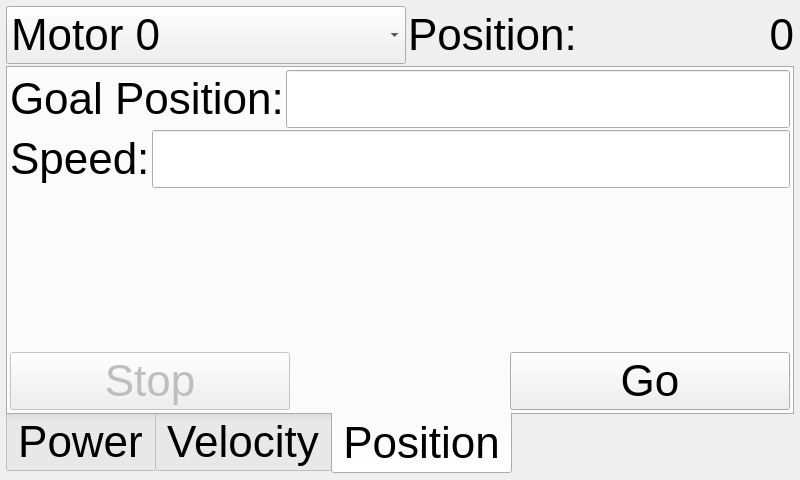
<?xml version="1.0" encoding="UTF-8"?>
<ui version="4.0">
 <class>CombinedMotorWidget</class>
 <widget class="QWidget" name="CombinedMotorWidget">
  <property name="geometry">
   <rect>
    <x>0</x>
    <y>0</y>
    <width>800</width>
    <height>480</height>
   </rect>
  </property>
  <property name="maximumSize">
   <size>
    <width>800</width>
    <height>16777215</height>
   </size>
  </property>
  <property name="windowTitle">
   <string>Motors</string>
  </property>
  <layout class="QVBoxLayout" name="verticalLayout">
   <property name="spacing">
    <number>2</number>
   </property>
   <property name="margin">
    <number>6</number>
   </property>
   <item>
    <layout class="QHBoxLayout" name="horizontalLayout" stretch="1,0,0">
     <item>
      <widget class="QComboBox" name="motors">
       <property name="maximumSize">
        <size>
         <width>400</width>
         <height>16777215</height>
        </size>
       </property>
       <property name="font">
        <font>
         <pointsize>33</pointsize>
        </font>
       </property>
       <item>
        <property name="text">
         <string>Motor 0</string>
        </property>
        <property name="icon">
         <iconset resource="../rc/icons.qrc">
          <normaloff>:/icons/bullet_blue.png</normaloff>:/icons/bullet_blue.png</iconset>
        </property>
       </item>
       <item>
        <property name="text">
         <string>Motor 1</string>
        </property>
        <property name="icon">
         <iconset resource="../rc/icons.qrc">
          <normaloff>:/icons/bullet_yellow.png</normaloff>:/icons/bullet_yellow.png</iconset>
        </property>
       </item>
       <item>
        <property name="text">
         <string>Motor 2</string>
        </property>
        <property name="icon">
         <iconset resource="../rc/icons.qrc">
          <normaloff>:/icons/bullet_red.png</normaloff>:/icons/bullet_red.png</iconset>
        </property>
       </item>
       <item>
        <property name="text">
         <string>Motor 3</string>
        </property>
        <property name="icon">
         <iconset resource="../rc/icons.qrc">
          <normaloff>:/icons/bullet_green.png</normaloff>:/icons/bullet_green.png</iconset>
        </property>
       </item>
      </widget>
     </item>
     <item>
      <widget class="QLabel" name="label">
       <property name="font">
        <font>
         <pointsize>33</pointsize>
        </font>
       </property>
       <property name="text">
        <string>Position:</string>
       </property>
      </widget>
     </item>
     <item>
      <widget class="QLabel" name="position">
       <property name="sizePolicy">
        <sizepolicy hsizetype="Fixed" vsizetype="Preferred">
         <horstretch>55</horstretch>
         <verstretch>0</verstretch>
        </sizepolicy>
       </property>
       <property name="minimumSize">
        <size>
         <width>80</width>
         <height>0</height>
        </size>
       </property>
       <property name="font">
        <font>
         <pointsize>33</pointsize>
        </font>
       </property>
       <property name="text">
        <string>0</string>
       </property>
       <property name="scaledContents">
        <bool>false</bool>
       </property>
       <property name="alignment">
        <set>Qt::AlignRight|Qt::AlignTrailing|Qt::AlignVCenter</set>
       </property>
      </widget>
     </item>
    </layout>
   </item>
   <item>
    <widget class="QTabWidget" name="tabs">
     <property name="font">
      <font>
       <pointsize>33</pointsize>
      </font>
     </property>
     <property name="autoFillBackground">
      <bool>false</bool>
     </property>
     <property name="tabPosition">
      <enum>QTabWidget::South</enum>
     </property>
     <property name="tabShape">
      <enum>QTabWidget::Rounded</enum>
     </property>
     <property name="currentIndex">
      <number>2</number>
     </property>
     <property name="elideMode">
      <enum>Qt::ElideNone</enum>
     </property>
     <property name="usesScrollButtons">
      <bool>false</bool>
     </property>
     <property name="tabsClosable">
      <bool>false</bool>
     </property>
     <widget class="QWidget" name="powerTab">
      <attribute name="icon">
       <iconset resource="../rc/icons.qrc">
        <normaloff>:/icons/lightning.png</normaloff>:/icons/lightning.png</iconset>
      </attribute>
      <attribute name="title">
       <string>Power</string>
      </attribute>
      <layout class="QHBoxLayout" name="horizontalLayout_2" stretch="1,0">
       <property name="spacing">
        <number>2</number>
       </property>
       <property name="margin">
        <number>2</number>
       </property>
       <item>
        <widget class="TouchDial" name="pwm" native="true"/>
       </item>
       <item>
        <layout class="QVBoxLayout" name="verticalLayout_2">
         <item>
          <widget class="QPushButton" name="pwmStop">
           <property name="enabled">
            <bool>false</bool>
           </property>
           <property name="text">
            <string>Stop</string>
           </property>
           <property name="icon">
            <iconset resource="../rc/icons.qrc">
             <normaloff>:/icons/stop.png</normaloff>:/icons/stop.png</iconset>
           </property>
          </widget>
         </item>
         <item>
          <spacer name="verticalSpacer">
           <property name="orientation">
            <enum>Qt::Vertical</enum>
           </property>
           <property name="sizeHint" stdset="0">
            <size>
             <width>20</width>
             <height>40</height>
            </size>
           </property>
          </spacer>
         </item>
         <item>
          <widget class="QPushButton" name="fd">
           <property name="text">
            <string>Forward</string>
           </property>
           <property name="icon">
            <iconset resource="../rc/icons.qrc">
             <normaloff>:/icons/arrow_right.png</normaloff>:/icons/arrow_right.png</iconset>
           </property>
          </widget>
         </item>
         <item>
          <widget class="QPushButton" name="bk">
           <property name="minimumSize">
            <size>
             <width>280</width>
             <height>0</height>
            </size>
           </property>
           <property name="text">
            <string>Backward</string>
           </property>
           <property name="icon">
            <iconset resource="../rc/icons.qrc">
             <normaloff>:/icons/arrow_left.png</normaloff>:/icons/arrow_left.png</iconset>
           </property>
          </widget>
         </item>
        </layout>
       </item>
      </layout>
     </widget>
     <widget class="QWidget" name="velTab">
      <attribute name="icon">
       <iconset resource="../rc/icons.qrc">
        <normaloff>:/icons/car.png</normaloff>:/icons/car.png</iconset>
      </attribute>
      <attribute name="title">
       <string>Velocity</string>
      </attribute>
      <layout class="QHBoxLayout" name="horizontalLayout_3" stretch="1,0">
       <property name="spacing">
        <number>2</number>
       </property>
       <property name="margin">
        <number>2</number>
       </property>
       <item>
        <widget class="TouchDial" name="velocity" native="true"/>
       </item>
       <item>
        <layout class="QVBoxLayout" name="verticalLayout_3">
         <item>
          <widget class="QPushButton" name="velocityStop">
           <property name="enabled">
            <bool>false</bool>
           </property>
           <property name="minimumSize">
            <size>
             <width>280</width>
             <height>0</height>
            </size>
           </property>
           <property name="text">
            <string>Stop</string>
           </property>
           <property name="icon">
            <iconset resource="../rc/icons.qrc">
             <normaloff>:/icons/stop.png</normaloff>:/icons/stop.png</iconset>
           </property>
          </widget>
         </item>
         <item>
          <spacer name="verticalSpacer_2">
           <property name="orientation">
            <enum>Qt::Vertical</enum>
           </property>
           <property name="sizeHint" stdset="0">
            <size>
             <width>20</width>
             <height>40</height>
            </size>
           </property>
          </spacer>
         </item>
        </layout>
       </item>
      </layout>
     </widget>
     <widget class="QWidget" name="positionTab">
      <attribute name="icon">
       <iconset resource="../rc/icons.qrc">
        <normaloff>:/icons/joystick.png</normaloff>:/icons/joystick.png</iconset>
      </attribute>
      <attribute name="title">
       <string>Position</string>
      </attribute>
      <layout class="QVBoxLayout" name="verticalLayout_4">
       <property name="spacing">
        <number>2</number>
       </property>
       <property name="margin">
        <number>2</number>
       </property>
       <item>
        <layout class="QHBoxLayout" name="horizontalLayout_5">
         <property name="topMargin">
          <number>0</number>
         </property>
         <item>
          <widget class="QLabel" name="label_2">
           <property name="minimumSize">
            <size>
             <width>100</width>
             <height>0</height>
            </size>
           </property>
           <property name="font">
            <font>
             <pointsize>33</pointsize>
            </font>
           </property>
           <property name="text">
            <string>Goal Position:</string>
           </property>
          </widget>
         </item>
         <item>
          <widget class="LineEdit" name="goalPos">
           <property name="font">
            <font>
             <pointsize>33</pointsize>
            </font>
           </property>
          </widget>
         </item>
        </layout>
       </item>
       <item>
        <layout class="QHBoxLayout" name="horizontalLayout_6">
         <property name="topMargin">
          <number>0</number>
         </property>
         <item>
          <widget class="QLabel" name="label_3">
           <property name="minimumSize">
            <size>
             <width>100</width>
             <height>0</height>
            </size>
           </property>
           <property name="font">
            <font>
             <pointsize>33</pointsize>
            </font>
           </property>
           <property name="text">
            <string>Speed:</string>
           </property>
          </widget>
         </item>
         <item>
          <widget class="LineEdit" name="speed">
           <property name="font">
            <font>
             <pointsize>33</pointsize>
            </font>
           </property>
          </widget>
         </item>
        </layout>
       </item>
       <item>
        <spacer name="verticalSpacer_3">
         <property name="orientation">
          <enum>Qt::Vertical</enum>
         </property>
         <property name="sizeHint" stdset="0">
          <size>
           <width>20</width>
           <height>40</height>
          </size>
         </property>
        </spacer>
       </item>
       <item>
        <layout class="QHBoxLayout" name="horizontalLayout_4">
         <item>
          <widget class="QPushButton" name="positionStop">
           <property name="enabled">
            <bool>false</bool>
           </property>
           <property name="minimumSize">
            <size>
             <width>280</width>
             <height>0</height>
            </size>
           </property>
           <property name="font">
            <font>
             <pointsize>33</pointsize>
            </font>
           </property>
           <property name="text">
            <string>Stop</string>
           </property>
           <property name="icon">
            <iconset resource="../rc/icons.qrc">
             <normaloff>:/icons/stop.png</normaloff>:/icons/stop.png</iconset>
           </property>
          </widget>
         </item>
         <item>
          <spacer name="horizontalSpacer_2">
           <property name="orientation">
            <enum>Qt::Horizontal</enum>
           </property>
           <property name="sizeHint" stdset="0">
            <size>
             <width>40</width>
             <height>20</height>
            </size>
           </property>
          </spacer>
         </item>
         <item>
          <widget class="QPushButton" name="go">
           <property name="minimumSize">
            <size>
             <width>280</width>
             <height>0</height>
            </size>
           </property>
           <property name="font">
            <font>
             <pointsize>33</pointsize>
            </font>
           </property>
           <property name="text">
            <string>Go</string>
           </property>
           <property name="icon">
            <iconset resource="../rc/icons.qrc">
             <normaloff>:/icons/arrow_right.png</normaloff>:/icons/arrow_right.png</iconset>
           </property>
          </widget>
         </item>
        </layout>
       </item>
      </layout>
     </widget>
    </widget>
   </item>
  </layout>
 </widget>
 <customwidgets>
  <customwidget>
   <class>TouchDial</class>
   <extends>QWidget</extends>
   <header>TouchDial.h</header>
   <container>1</container>
  </customwidget>
  <customwidget>
   <class>LineEdit</class>
   <extends>QLineEdit</extends>
   <header>LineEdit.h</header>
  </customwidget>
 </customwidgets>
 <resources>
  <include location="../rc/icons.qrc"/>
 </resources>
 <connections/>
</ui>
